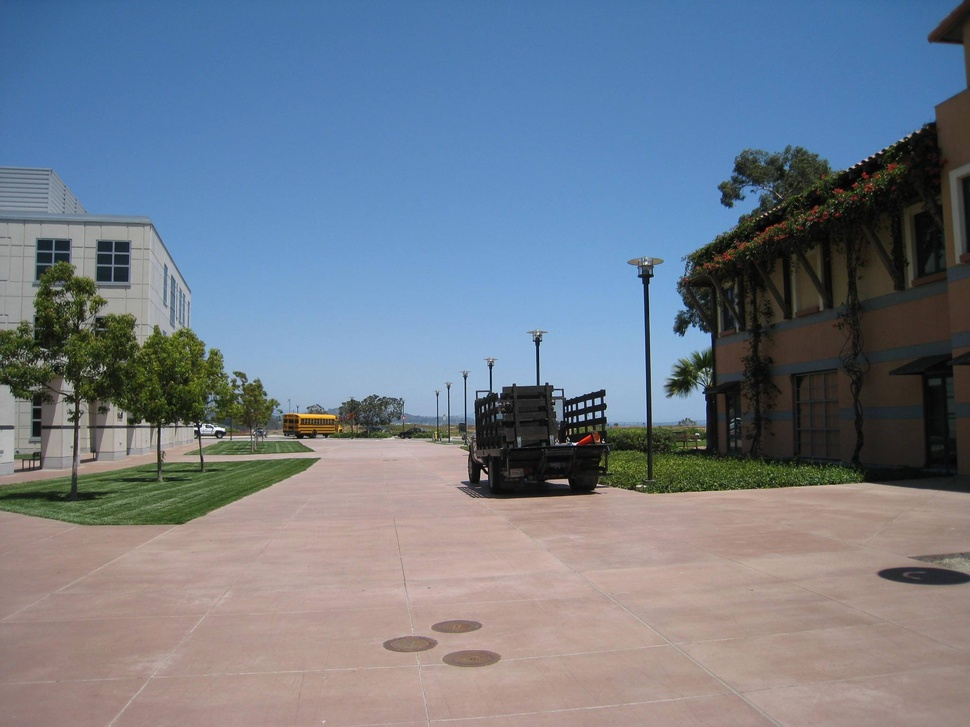
%> input picture testImage.jpg, 970 x 727 px, shrunk from 2048 x 1536 before the run
$ octave --eval "result = autopreprocess(imread('testImage.jpg'));"   (GNU Octave 9; MATLAB toolbox functions it lacks are replaced by stand-ins)
%> lines starting %> are read from the running program, lines starting %| are printed output that depends on the picture
% This file implements the auto pre-processing step
% The image is first automatically white balanced using the gray world
% assumption on the 5% of the brightest pixel on each color channel. Then,
% the contrast of the image is automatically stretched using 0.4% as the
% lower limit and 99% as the higher limit
function [out_img, autoparams] = autopreprocess(in_img)
[out_img, Kvals] = autowhitebal(in_img);
[out_img, con_lims] = autocontrastadj(out_img);
autoparams = [Kvals; con_lims];
end

% This function implements auto white balance
function [out_img, Kvals] = autowhitebal(in_img)
out_img = zeros(size(in_img));
Kvals = zeros(3,1);
for i = 1:3
    temp = in_img(:,:,i);
    sort_temp = sort(temp(:),'descend');
    sort_temp = sort_temp(1:ceil(0.05*size(sort_temp,1)));
    Kvals(i) = mean(sort_temp);
end
%> this loop made 3 passes
%> pass 1, in autowhitebal, `temp = in_img(:,:,i);`:
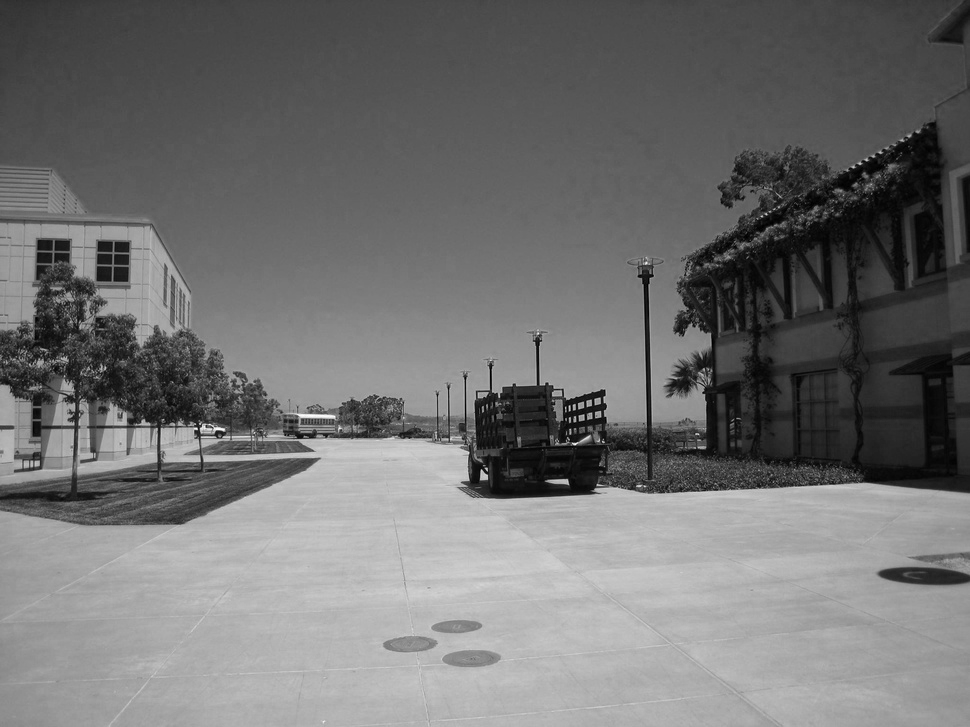
%> temp: size 727x970 uint8; min 0, max 255, mean 113.7
%> pass 3, in autowhitebal, `temp = in_img(:,:,i);`:
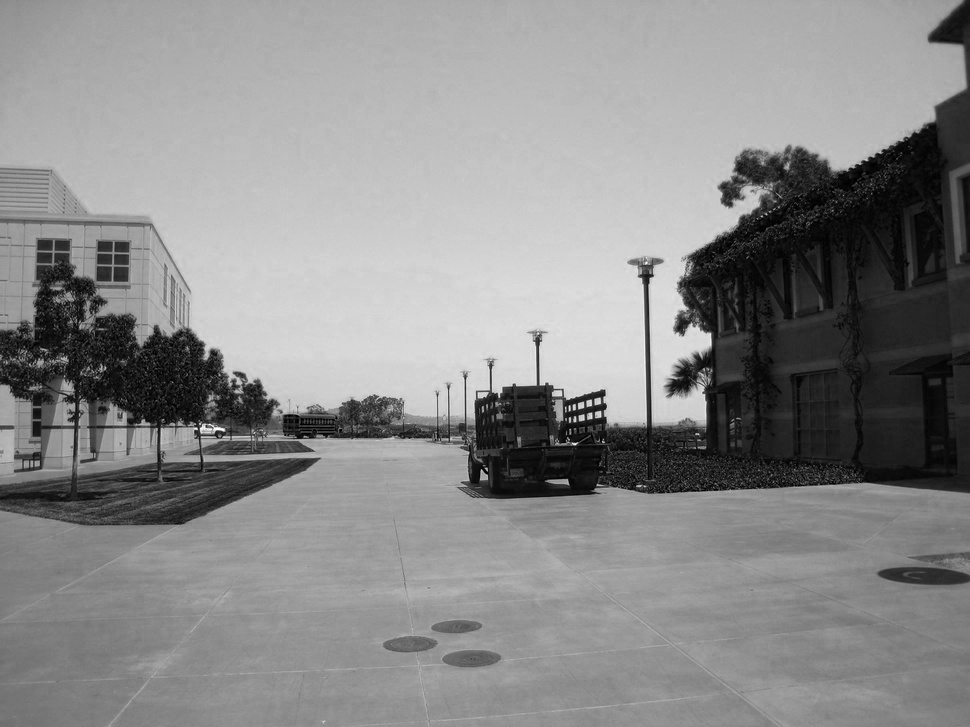
%> temp: size 727x970 uint8; min 0, max 255, mean 138.2
%> after the loop, Kvals = [193.8; 180.1; 216.1]
out_img(:,:,1) = (Kvals(2)/Kvals(1)).*in_img(:,:,1);
out_img(:,:,2) = in_img(:,:,2);
out_img(:,:,3) = (Kvals(2)/Kvals(3)).*in_img(:,:,3);
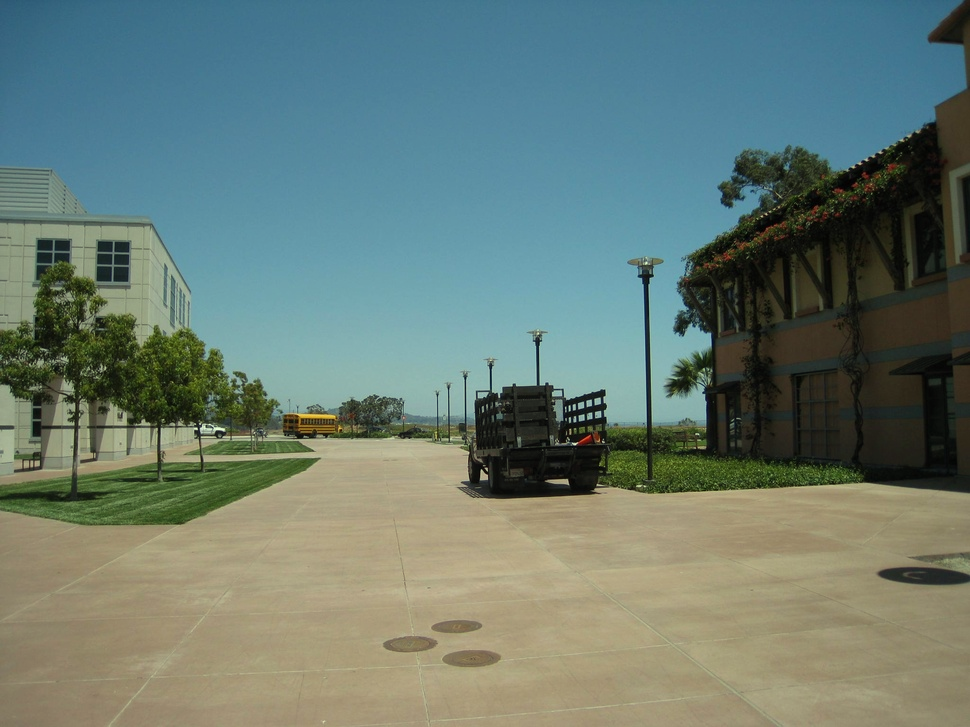
%> out_img: size 727x970x3 double; mean R, G, B 105.7, 123.9, 115.2
end

% This function implements auto contrast stretch
function [out_img, con_lims] = autocontrastadj(in_img)
out_img = zeros(size(in_img));
con_lims = stretchlim(rgb2gray(in_img),[0.004 0.99]);
%> con_lims = [0; 1]
out_img(:,:,1) = imadjust(in_img(:,:,1),con_lims,[]);
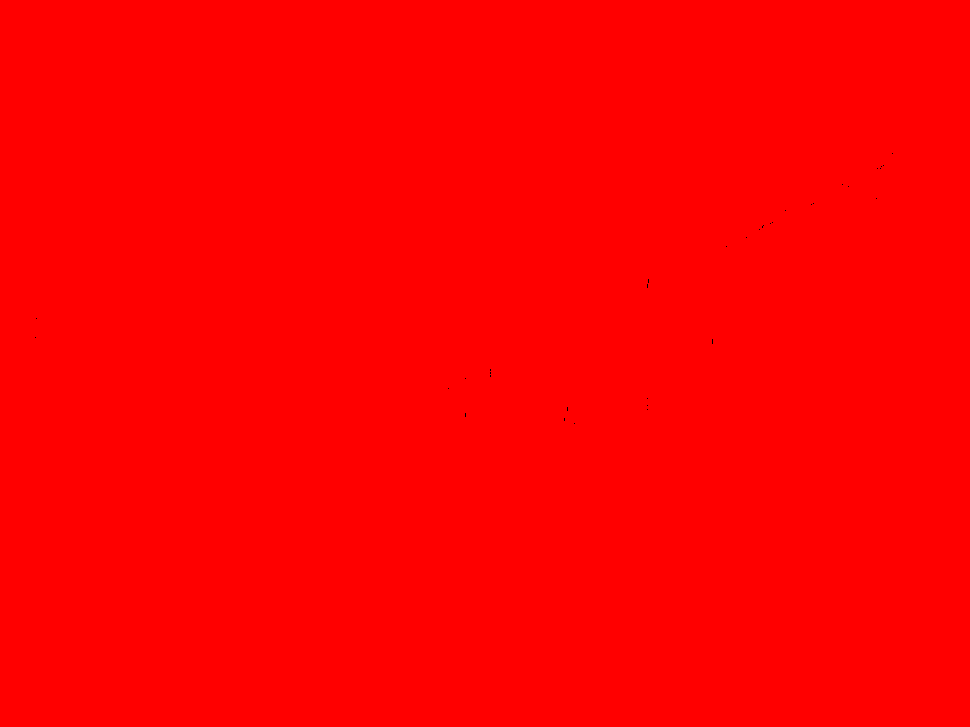
%> out_img: size 727x970x3 double; mean R, G, B 1, 0, 0
out_img(:,:,2) = imadjust(in_img(:,:,2),con_lims,[]);
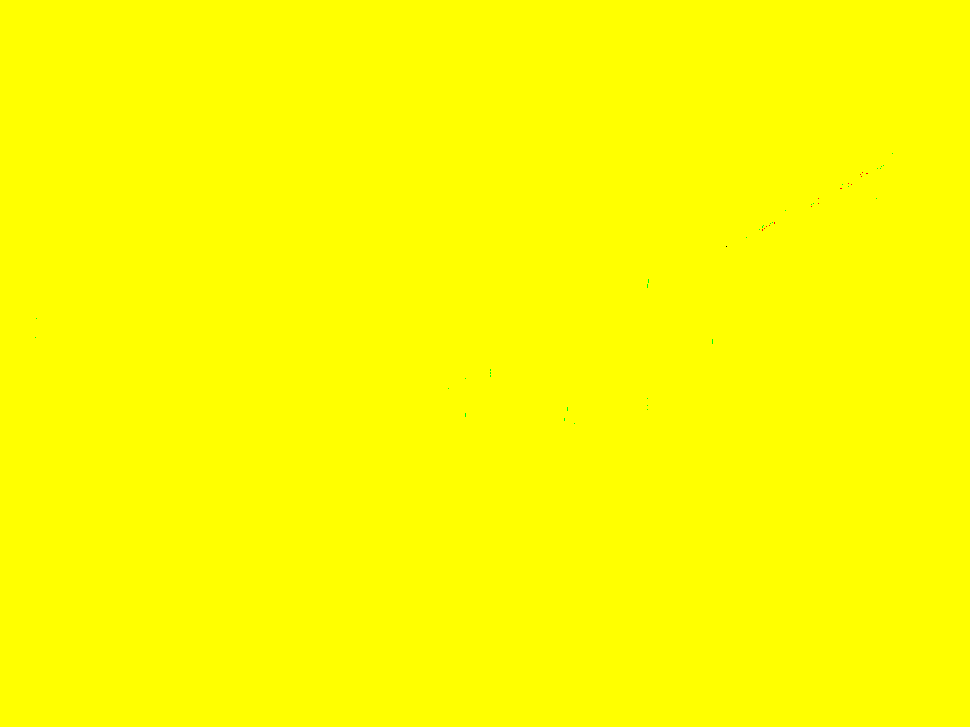
%> out_img: size 727x970x3 double; mean R, G, B 1, 1, 0
out_img(:,:,3) = imadjust(in_img(:,:,3),con_lims,[]);
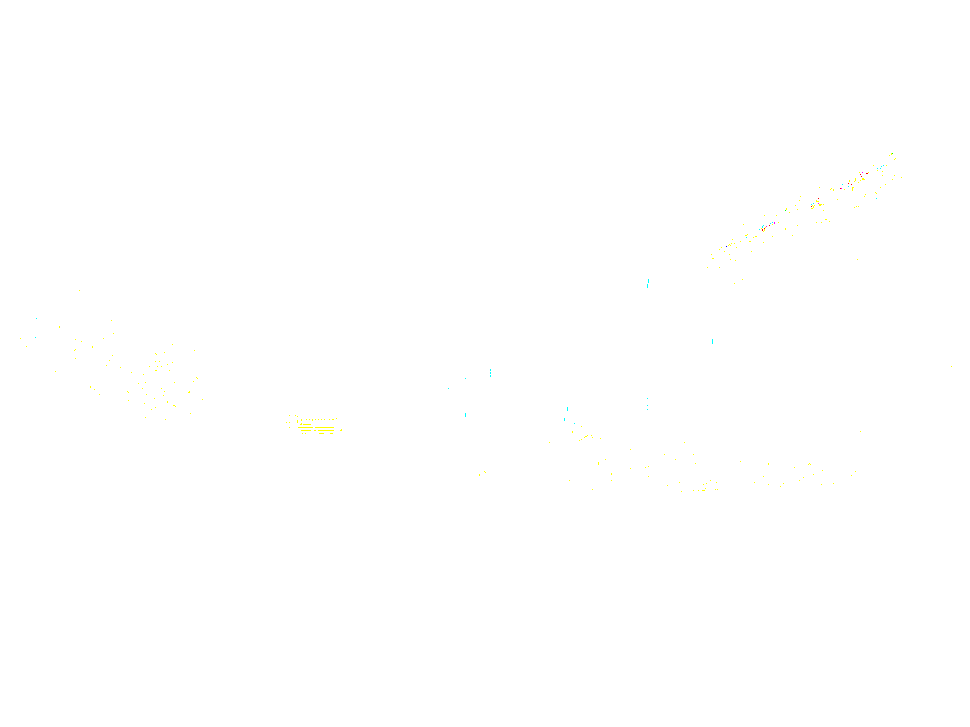
%> out_img: size 727x970x3 double; mean R, G, B 1, 1, 0.999
end
%> in autopreprocess, `autoparams = [Kvals; con_lims];`: autoparams = [193.8; 180.1; 216.1; 0; 1]
